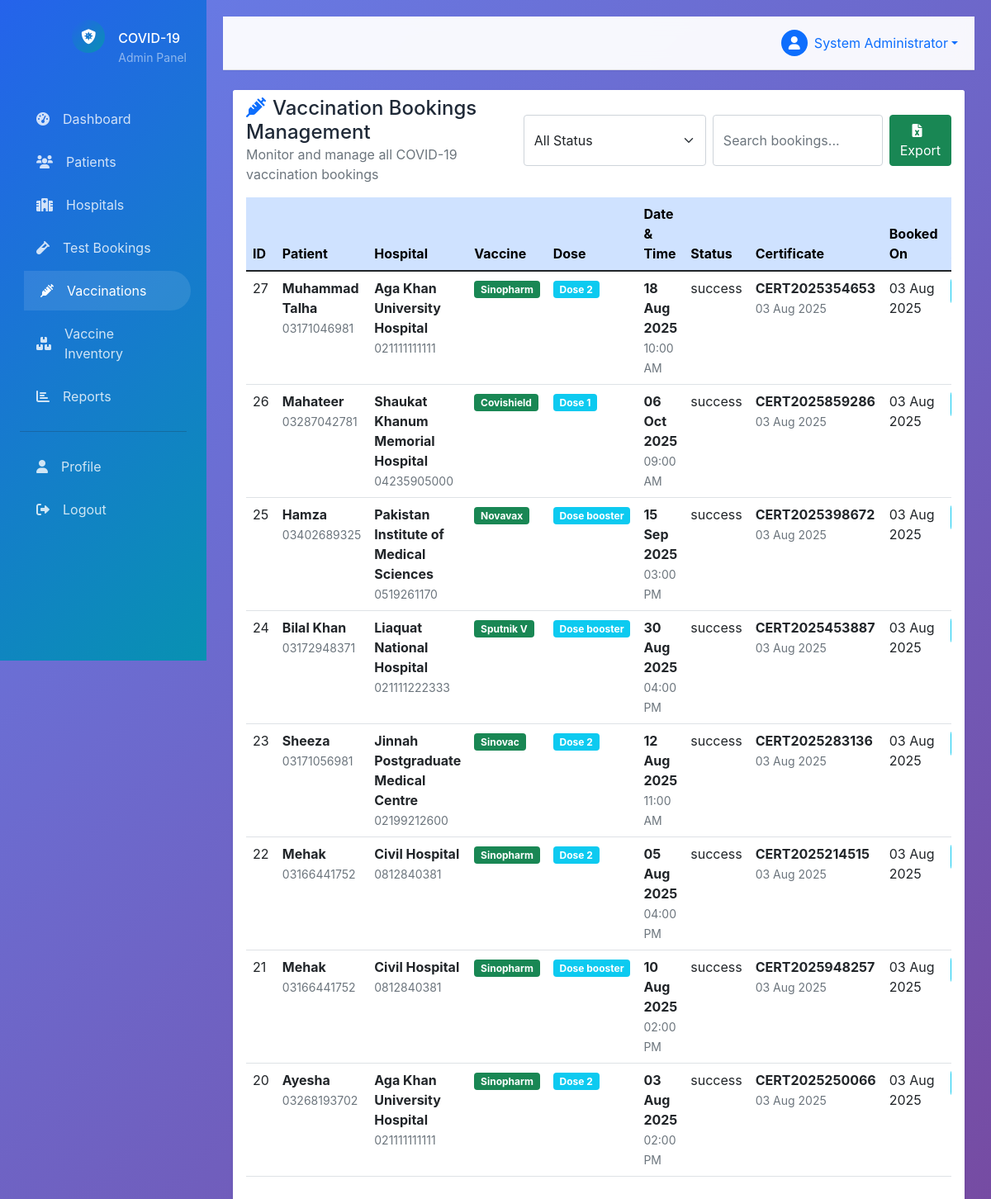
The page /admin/vaccination-bookings.php (signed in) on the database its author committed.
### tables this page shows
CREATE TABLE `vaccination_bookings` (
  `id` int(11) NOT NULL,
  `patient_id` int(11) NOT NULL,
  `hospital_id` int(11) NOT NULL,
  `vaccine_name` varchar(100) NOT NULL,
  `dose_number` enum('1','2','booster') NOT NULL,
  `booking_date` date NOT NULL,
  `booking_time` time NOT NULL,
  `status` enum('pending','approved','rejected','completed') DEFAULT 'pending',
  `vaccination_date` date DEFAULT NULL,
  `certificate_number` varchar(100) DEFAULT NULL,
  `created_at` timestamp NOT NULL DEFAULT current_timestamp()
);

CREATE TABLE `patients` (
  `id` int(11) NOT NULL,
  `full_name` varchar(100) NOT NULL,
  `email` varchar(100) NOT NULL,
  `password` varchar(255) NOT NULL,
  `phone` varchar(20) NOT NULL,
  `date_of_birth` date NOT NULL,
  `gender` enum('male','female','other') NOT NULL,
  `address` text NOT NULL,
  `city` varchar(100) NOT NULL,
  `state` varchar(100) NOT NULL,
  `pincode` varchar(10) NOT NULL,
  `cnic` varchar(15) NOT NULL,
  `created_at` timestamp NOT NULL DEFAULT current_timestamp()
);

CREATE TABLE `hospitals` (
  `id` int(11) NOT NULL,
  `hospital_name` varchar(200) NOT NULL,
  `email` varchar(100) NOT NULL,
  `password` varchar(255) NOT NULL,
  `phone` varchar(20) NOT NULL,
  `address` text NOT NULL,
  `city` varchar(100) NOT NULL,
  `state` varchar(100) NOT NULL,
  `pincode` varchar(10) NOT NULL,
  `license_number` varchar(100) NOT NULL,
  `status` enum('pending','approved','rejected') DEFAULT 'pending',
  `test_available` tinyint(1) DEFAULT 1,
  `vaccine_available` tinyint(1) DEFAULT 1,
  `created_at` timestamp NOT NULL DEFAULT current_timestamp()
);

### config/database.php (called while the page is built, shortened)
<?php
class Database {
    private $host = DB_HOST;
    private $user = DB_USER;
    private $pass = DB_PASS;
    private $dbname = DB_NAME;
    private $dbh;
    private $stmt;
    public function __construct() {
        $dsn = 'mysql:host=' . $this->host . ';dbname=' . $this->dbname . ';charset=utf8mb4';
        $options = array(
            PDO::ATTR_PERSISTENT => true,
            PDO::ATTR_ERRMODE => PDO::ERRMODE_EXCEPTION
        );
        try {
            $this->dbh = new PDO($dsn, $this->user, $this->pass, $options);
        } catch (PDOException $e) {
            $this->error = $e->getMessage();
            die("Database Connection Failed: " . $this->error);
        }
    }
    public function query($query) {
        $this->stmt = $this->dbh->prepare($query);
    }
    public function execute() {
        return $this->stmt->execute();
    }
    public function resultset() {
        $this->execute();
        return $this->stmt->fetchAll(PDO::FETCH_ASSOC);
    }
}
?>

### includes/functions.php (called while the page is built, shortened)
<?php
require_once '../config/database.php';
function formatDate($date) {
    return date('d M Y', strtotime($date));
}
function getStatusBadge($status) {
    switch (strtolower($status)) {
        case 'completed': return 'success';
    }
}
?>

### admin/vaccination-bookings.php (the view, shortened to what this page needs)
<?php
require_once '../includes/functions.php';
$db = new Database();
if (!function_exists('formatTime')) {
    function formatTime($timeString) {
        return date("h:i A", strtotime($timeString));
    }
}
$db->query("SELECT vb.*, p.full_name as patient_name, p.phone as patient_phone,
                   h.hospital_name, h.phone as hospital_phone
            FROM vaccination_bookings vb
            JOIN patients p ON vb.patient_id = p.id
            JOIN hospitals h ON vb.hospital_id = h.id
            ORDER BY vb.created_at DESC");
$bookings = $db->resultset();
$certificateData = null;
?>
<!DOCTYPE html>
<html lang="en">
<head>
    <link href="https://cdn.jsdelivr.net/npm/bootstrap@5.1.3/dist/css/bootstrap.min.css" rel="stylesheet">
    <link href="https://cdnjs.cloudflare.com/ajax/libs/font-awesome/6.0.0/css/all.min.css" rel="stylesheet">
    <link href="../assets/css/style.css" rel="stylesheet">
</head>
<body>
    <?php if (!$certificateData): ?>
        <?php include 'includes/sidebar.php'; ?>
        <div class="main-content">
            <?php include 'includes/header.php'; ?>
            <div class="container-fluid">
                <div class="row">
                    <div class="col-12">
                        <div class="card border-0 shadow-sm">
                            <div class="card-header bg-white border-0 pb-0">
                                <div class="row align-items-center">
                                    <div class="col">
                                        <h4 class="mb-0">
                                            <i class="fas fa-syringe me-2 text-primary"></i>Vaccination Bookings Management
                                        </h4>
                                        <p class="text-muted mb-0">Monitor and manage all COVID-19 vaccination bookings</p>
                                    </div>
                                    <div class="col-auto">
                                        <div class="d-flex gap-2">
                                            <select class="form-select" id="statusFilter">
                                                <option value="">All Status</option>
                                            </select>
                                            <input type="text" class="form-control search-input" placeholder="Search bookings..." data-target="#bookingsTable">
                                            <a href="?export=excel" class="btn btn-success">
                                                <i class="fas fa-file-excel me-2"></i>Export
                                            </a>
                                        </div>
                                    </div>
                                </div>
                            </div>
                            <div class="card-body">
                                <div class="table-responsive">
                                    <table class="table table-hover" id="bookingsTable">
                                        <thead class="table-primary">
                                            <tr>
                                                <th>ID</th>
                                                <th>Patient</th>
                                                <th>Hospital</th>
                                                <th>Vaccine</th>
                                                <th>Dose</th>
                                                <th>Date & Time</th>
                                                <th>Status</th>
                                                <th>Certificate</th>
                                                <th>Booked On</th>
                                                <th>Actions</th>
                                            </tr>
                                        </thead>
                                        <tbody>
                                            <?php foreach ($bookings as $booking): ?>
                                                <tr data-booking-id="<?php echo $booking['id']; ?>">
                                                    <td><?php echo $booking['id']; ?></td>
                                                    <td>
                                                        <div>
                                                            <strong><?php echo htmlspecialchars($booking['patient_name']); ?></strong><br>
                                                            <small class="text-muted"><?php echo htmlspecialchars($booking['patient_phone']); ?></small>
                                                        </div>
                                                    </td>
                                                    <td>
                                                        <div>
                                                            <strong><?php echo htmlspecialchars($booking['hospital_name']); ?></strong><br>
                                                            <small class="text-muted"><?php echo htmlspecialchars($booking['hospital_phone']); ?></small>
                                                        </div>
                                                    </td>
                                                    <td>
                                                        <span class="badge bg-success"><?php echo $booking['vaccine_name']; ?></span>
                                                    </td>
                                                    <td>
                                                        <span class="badge bg-info">Dose <?php echo $booking['dose_number']; ?></span>
                                                    </td>
                                                    <td>
                                                        <div>
                                                            <strong><?php echo formatDate($booking['booking_date']); ?></strong><br>
                                                            <small class="text-muted"><?php echo formatTime($booking['booking_time']); ?></small>
                                                        </div>
                                                    </td>
                                                    <td><?php echo getStatusBadge($booking['status']); ?></td>
                                                    <td>
                                                        <?php if ($booking['certificate_number']): ?>
                                                            <div>
                                                                <strong><?php echo $booking['certificate_number']; ?></strong><br>
                                                                <small class="text-muted"><?php echo formatDate($booking['vaccination_date']); ?></small>
                                                            </div>
                                                        <?php else: ?>
                                                            <span class="text-muted">Not issued</span>
                                                        <?php endif; ?>
                                                    </td>
                                                    <td><?php echo formatDate($booking['created_at']); ?></td>
                                                    <td>
                                                    </td>
                                                </tr>
                                            <?php endforeach; ?>
                                        </tbody>
                                    </table>
                                </div>
                            </div>
                        </div>
                    </div>
                </div>
            </div>
        </div>
    <?php endif; ?>
</body>
</html>

### assets/css/style.css (style rules this page uses)
:root { --primary-color: #2563eb; --secondary-color: #0891b2; --accent-color: #f59e0b; --success-color: #10b981; --danger-color: #ef4444; --warning-color: #f59e0b; --dark-color: #1f2937; --light-color: #f8fafc; --gradient-primary: linear-gradient(135deg, #2563eb 0%, #0891b2 100%); --gradient-secondary: linear-gradient(135deg, #f59e0b 0%, #ef4444 100%); --shadow-sm: 0 1px 2px 0 rgba(0, 0, 0, 0.05); --shadow-md: 0 4px 6px -1px rgba(0, 0, 0, 0.1); --shadow-lg: 0 10px 15px -3px rgba(0, 0, 0, 0.1); --border-radius: 0.5rem; }
* { margin: 0; padding: 0; box-sizing: border-box; }
body { font-family: 'Inter', -apple-system, BlinkMacSystemFont, 'Segoe UI', Roboto, sans-serif; background: linear-gradient(135deg, #667eea 0%, #764ba2 100%); min-height: 100vh; color: var(--dark-color); }
.fade-in { animation: fadeIn 0.6s ease-in-out; }
.main-content { margin-left: 250px; padding: 20px; transition: all 0.3s ease; }

### rows shown on the page
vaccination_bookings: id "27", patient.full_name "Muhammad Talha", patient.phone "03171046981", hospital.hospital_name "Aga Khan University Hospital", hospital.phone "021111111111", vaccine_name "Sinopharm", dose_number "2", booking_date "18 Aug 2025", booking_time "10:00 AM", status "success", certificate_number "CERT2025354653", vaccination_date "03 Aug 2025", created_at "03 Aug 2025"
vaccination_bookings: id "26", patient.full_name "Mahateer", patient.phone "03287042781", hospital.hospital_name "Shaukat Khanum Memorial Hospital", hospital.phone "04235905000", vaccine_name "Covishield", dose_number "1", booking_date "06 Oct 2025", booking_time "09:00 AM", status "success", certificate_number "CERT2025859286", vaccination_date "03 Aug 2025", created_at "03 Aug 2025"
vaccination_bookings: id "25", patient.full_name "Hamza", patient.phone "03402689325", hospital.hospital_name "Pakistan Institute of Medical Sciences", hospital.phone "0519261170", vaccine_name "Novavax", dose_number "booster", booking_date "15 Sep 2025", booking_time "03:00 PM", status "success", certificate_number "CERT2025398672", vaccination_date "03 Aug 2025", created_at "03 Aug 2025"
vaccination_bookings: id "24", patient.full_name "Bilal Khan", patient.phone "03172948371", hospital.hospital_name "Liaquat National Hospital", hospital.phone "021111222333", vaccine_name "Sputnik V", dose_number "booster", booking_date "30 Aug 2025", booking_time "04:00 PM", status "success", certificate_number "CERT2025453887", vaccination_date "03 Aug 2025", created_at "03 Aug 2025"
vaccination_bookings: id "23", patient.full_name "Sheeza", patient.phone "03171056981", hospital.hospital_name "Jinnah Postgraduate Medical Centre", hospital.phone "02199212600", vaccine_name "Sinovac", dose_number "2", booking_date "12 Aug 2025", booking_time "11:00 AM", status "success", certificate_number "CERT2025283136", vaccination_date "03 Aug 2025", created_at "03 Aug 2025"
vaccination_bookings: id "22", patient.full_name "Mehak", patient.phone "03166441752", hospital.hospital_name "Civil Hospital", hospital.phone "0812840381", vaccine_name "Sinopharm", dose_number "2", booking_date "05 Aug 2025", booking_time "04:00 PM", status "success", certificate_number "CERT2025214515", vaccination_date "03 Aug 2025", created_at "03 Aug 2025"
vaccination_bookings: id "21", patient.full_name "Mehak", patient.phone "03166441752", hospital.hospital_name "Civil Hospital", hospital.phone "0812840381", vaccine_name "Sinopharm", dose_number "booster", booking_date "10 Aug 2025", booking_time "02:00 PM", status "success", certificate_number "CERT2025948257", vaccination_date "03 Aug 2025", created_at "03 Aug 2025"
vaccination_bookings: id "20", patient.full_name "Ayesha", patient.phone "03268193702", hospital.hospital_name "Aga Khan University Hospital", hospital.phone "021111111111", vaccine_name "Sinopharm", dose_number "2", booking_date "03 Aug 2025", booking_time "02:00 PM", status "success", certificate_number "CERT2025250066", vaccination_date "03 Aug 2025", created_at "03 Aug 2025"

### other values the page prints
$_SESSION['name'] "System Administrator"
